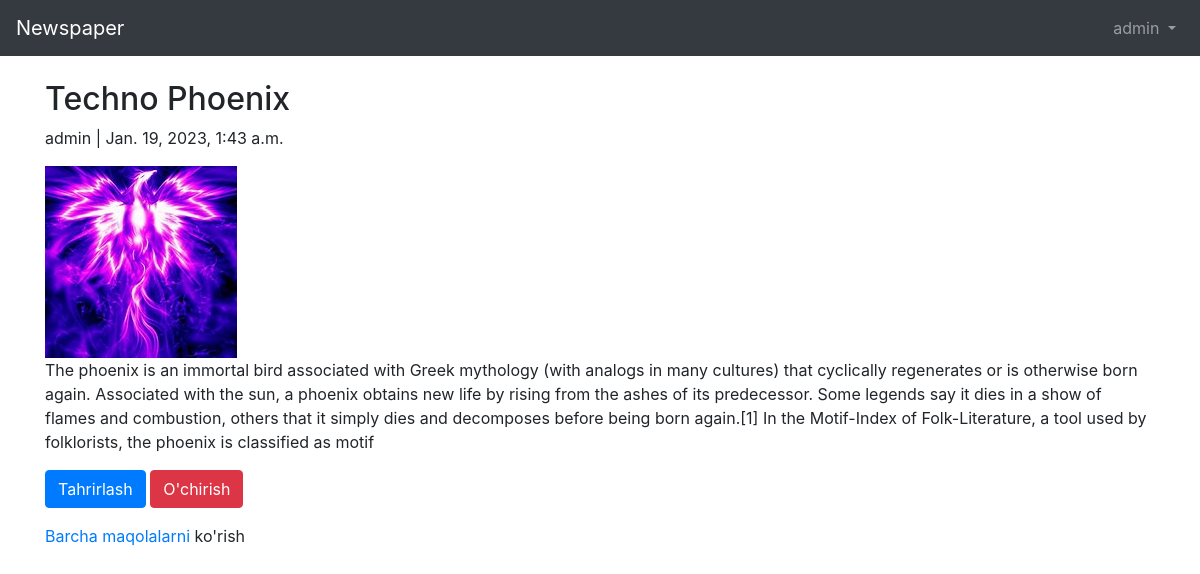
Screenshot of /articles/5 (signed in) with the database file from the repository.
### users/models.py (models this page shows)
class CustomUser(AbstractUser):
    age = models.PositiveIntegerField(null=True,blank=True)
    address =models.CharField(max_length=200)
    job = models.CharField(max_length=50)

### articles/models.py (models this page shows, shortened)
class Article(models.Model):
    title = models.CharField(max_length=255)
    body = models.TextField()
    photo = models.ImageField(upload_to='images/', blank=True)
    data = models.DateTimeField(auto_now_add=True)
    author = models.ForeignKey(
        get_user_model(),
        on_delete=models.CASCADE,
    )

### articles/views.py (the view)
# urls.py: path('<int:pk>', ArticleDetailView.as_view(), name='article_detail'),
class ArticleDetailView(LoginRequiredMixin, DetailView):
    model = Article
    template_name = 'article_detail.html'
    login_url = 'login'

### templates/article_detail.html
{% extends 'base.html' %}
{% block content %}
<div class="article-entry">
    <h2>{{ object.title }}</h2>
    <p>{{ object.author }} | {{ object.data }}</p>
    {% if article.photo %}
    <img src="{{ article.photo.url }}" alt="{{object.title}}">
    {% endif %}
    <p>{{ object.body }}</p>
</div>
<p>
    <a href="{% url 'article_edit' article.pk %}"
       class="btn btn-primary">Tahrirlash</a>
    <a href="{% url 'article_delete' article.pk %}"
       class="btn btn-danger">O'chirish</a>
    <p><a href="{% url 'article_list' %}">Barcha maqolalarni </a>ko'rish</p>
</p>
{% endblock content %}

### templates/base.html (shortened to what this page needs)
<!DOCTYPE html>
<html lang="en">
<head>
    <link rel="stylesheet" href="https://maxcdn.bootstrapcdn.com/bootstrap/4.0.0/css/bootstrap.min.css">
</head>
<body>
<nav class="navbar navbar-expand-md navbar-dark bg-dark mb-4">
<a class="navbar-brand" href="{% url 'home' %}">Newspaper</a>
<div class="collapse navbar-collapse" id="navbarCollapse">
{% if user.is_authenticated %}
<ul class="navbar-nav ml-auto">
<li class="nav-item">
<a class="nav-link dropdown-toggle" href="#" id="userMenu"
data-toggle="dropdown" aria-haspopup="true"
aria-expanded="false">
{{ user.username }}
</a>
</li>
</ul>
{% endif %}
</div>
</nav>
<div class="container">
{% block content %}
{% endblock content %}
</div>
</body>
</html>

### rows the page displays
CustomUser: username "admin"
Article: title "Techno Phoenix", author "admin", data "Jan. 19, 2023, 1:43 a.m.", photo (picture), body "The phoenix is an immortal bird associated with Greek mythology (with analogs in many cultures) that cyclically regenerates or is otherwise born again. Associated with the sun, a phoenix obtains new life by rising from the ashes of its predecessor. Some legends say it dies in a show of flames and combustion, others that it simply dies and decomposes before being born again.[1] In the Motif-Index of Folk-Literature, a tool used by folklorists, the phoenix is classified as motif"
